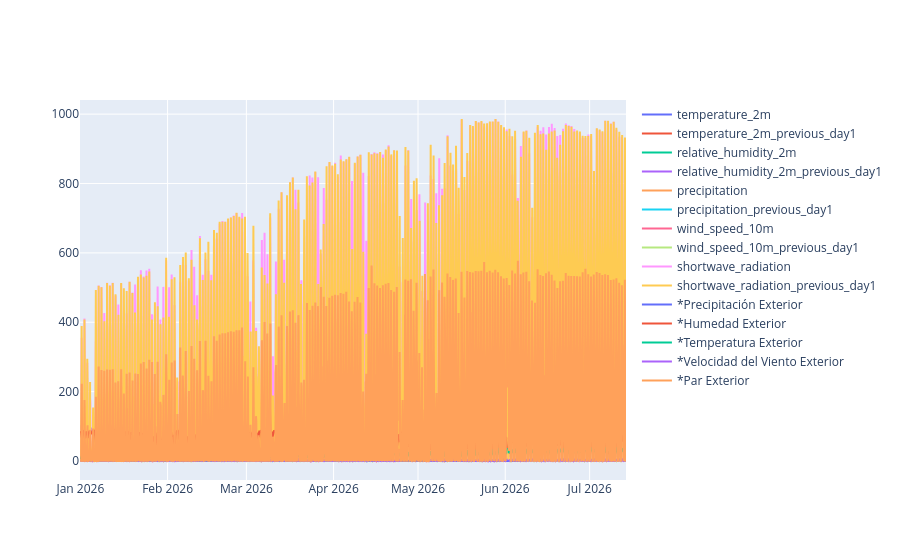

The notebook cell saved with this chart:
### Code cell
fig = go.Figure()
for c in df_forecast.columns:
    if c != 'date':
        fig.add_trace(go.Scatter(x=df_forecast['date'], y=df_forecast[c], name=c))


fig.add_trace(go.Scatter(x=df_precipitacion_exterior['_time'], y=df_precipitacion_exterior['_value'].clip(lower=0), name='*Precipitación Exterior'))
fig.add_trace(go.Scatter(x=df_humedad_exterior['_time'], y=df_humedad_exterior['_value'].clip(lower=0), name='*Humedad Exterior'))
fig.add_trace(go.Scatter(x=df_temperatura_exterior['_time'], y=df_temperatura_exterior['_value'].clip(lower=0), name='*Temperatura Exterior'))

fig.add_trace(go.Scatter(x=df_velocidad_viento_exterior['_time'], y=df_velocidad_viento_exterior['_value'].clip(lower=0), name='*Velocidad del Viento Exterior'))
fig.add_trace(go.Scatter(x=df_par_exterior['_time'], y=df_par_exterior['_value'].clip(lower=0), name='*Par Exterior'))

fig.update_layout(hovermode="x unified")
fig.show()

### Figure 1 — Plotly figure (JSON) as saved in the notebook; plotly's stock layout.template omitted (floating-point values rounded to 4 significant figures; data arrays with more than 128 entries replaced by an {"elided": "..."} marker saying what was removed)
{"data": [{"name": "temperature_2m", "type": "scatter", "x": {"elided": "4656 str values"}, "y": {"elided": "4656 float values"}}, {"name": "temperature_2m_previous_day1", "type": "scatter", "x": {"elided": "4656 str values"}, "y": {"elided": "4656 float values"}}, {"name": "relative_humidity_2m", "type": "scatter", "x": {"elided": "4656 str values"}, "y": {"elided": "4656 float values"}}, {"name": "relative_humidity_2m_previous_day1", "type": "scatter", "x": {"elided": "4656 str values"}, "y": {"elided": "4656 float values"}}, {"name": "precipitation", "type": "scatter", "x": {"elided": "4656 str values"}, "y": {"elided": "4656 float values"}}, {"name": "precipitation_previous_day1", "type": "scatter", "x": {"elided": "4656 str values"}, "y": {"elided": "4656 float values"}}, {"name": "wind_speed_10m", "type": "scatter", "x": {"elided": "4656 str values"}, "y": {"elided": "4656 float values"}}, {"name": "wind_speed_10m_previous_day1", "type": "scatter", "x": {"elided": "4656 str values"}, "y": {"elided": "4656 float values"}}, {"name": "shortwave_radiation", "type": "scatter", "x": {"elided": "4656 str values"}, "y": {"elided": "4656 float values"}}, {"name": "shortwave_radiation_previous_day1", "type": "scatter", "x": {"elided": "4656 str values"}, "y": {"elided": "4656 float values"}}, {"name": "*Precipitación Exterior", "type": "scatter", "x": {"elided": "3725 str values"}, "y": {"elided": "3725 float values"}}, {"name": "*Humedad Exterior", "type": "scatter", "x": {"elided": "4655 str values"}, "y": {"elided": "4655 float values"}}, {"name": "*Temperatura Exterior", "type": "scatter", "x": {"elided": "4655 str values"}, "y": {"elided": "4655 float values"}}, {"name": "*Velocidad del Viento Exterior", "type": "scatter", "x": {"elided": "4655 str values"}, "y": {"elided": "4655 float values"}}, {"name": "*Par Exterior", "type": "scatter", "x": {"elided": "4655 str values"}, "y": {"elided": "4655 float values"}}], "layout": {"hovermode": "x unified"}}
